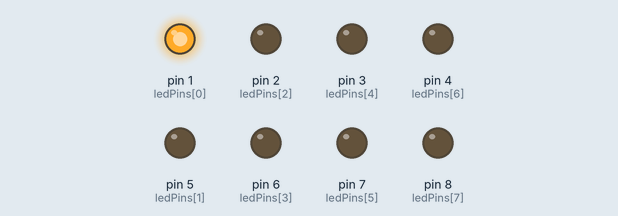
The sketch below on a simulated Arduino Uno, built with avr-gcc and run on an emulated ATmega328P. Shown: output pins drawn as LEDs (lit = HIGH).

Above: at 0.1 s.
At 1.6 s:
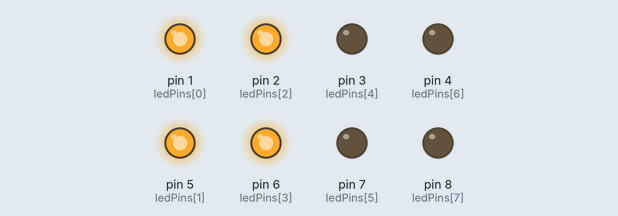
At 3.1 s:
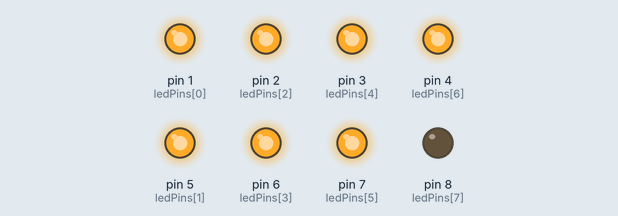
At 7.1 s:
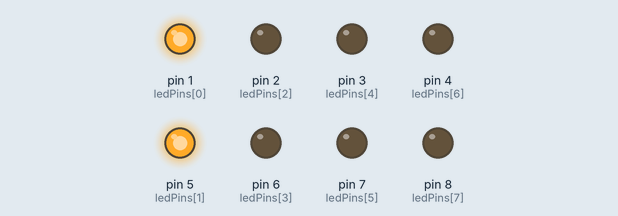
At 15.1 s:
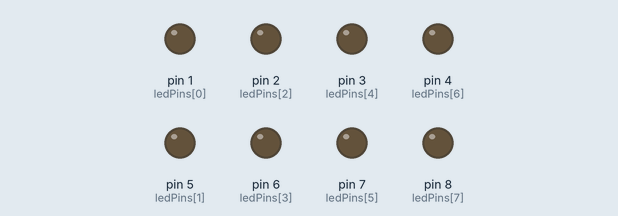
At 36.9 s:
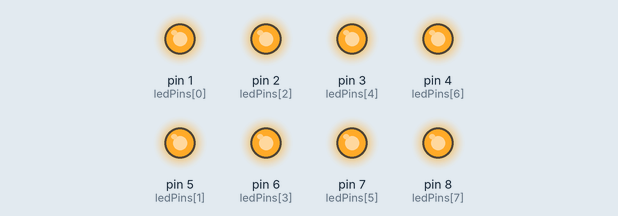
Timing chart, 0 to 40.0 s (numbered marks = the images above):
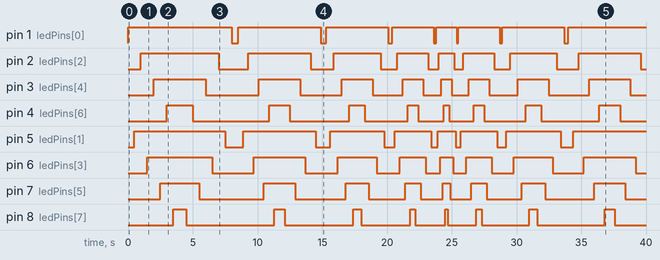

The sketch:

lab-01-leds.ino
```cpp
/*
-----------------------------------------------------------------
Name: 8 Leds - Written by Mr.K 2021.10.16
Purpose: To make 8 LEDS light on and off one after another
in a continuous loop using for loops and variables.

Author: Siddharth Nema
Created: 2021.10.27
Updated: 2021.10.27
-----------------------------------------------------------------
*/

int ledPins[] = {1, 5, 2, 6, 3, 7, 4, 8};                    // array to hold pin numbers
int delayTimes[] = {500, 400, 300, 200, 100, 200, 300, 400}; // array of the delay times required

void setup()
{
    // set all LED pins as outputs
    for (int i = 0; i <= 7; i++)
    {
        pinMode(ledPins[i], OUTPUT);
    }
}

void loop()
{
    // loop through all the delay times in delayTimess array
    for (int k = 0; k <= 7; k++)
    {
        // turn LEDs on, one at a time with delay of delayTimes[k]
        for (int i = 0; i <= 7; i++)
        {
            digitalWrite(ledPins[i], HIGH);
            delay(delayTimes[k]);
        }

        // turn LEDs off, one at a time with delay of delayTimes[k]
        for (int j = 8; j >= 0; j--)
        {
            digitalWrite(ledPins[j], LOW);
            delay(delayTimes[k]);
        }
    }
}
```

Measured:
- by itself, pin 1 (ledPins[0]): LOW → HIGH at 0.00 s, → LOW 8.0 s later, → HIGH 0.50 s later, → LOW 6.4 s later, … (15 changes in this stretch)
- by itself, pin 2 (ledPins[2]): LOW → HIGH at 1.0 s, → LOW 6.0 s later, → HIGH 2.3 s later, → LOW 4.8 s later, … (16 changes in this stretch)
- by itself, pin 3 (ledPins[4]): LOW → HIGH at 2.0 s, → LOW 4.0 s later, → HIGH 4.1 s later, → LOW 3.2 s later, … (16 changes in this stretch)
- by itself, pin 4 (ledPins[6]): LOW → HIGH at 3.0 s, → LOW 2.0 s later, → HIGH 5.9 s later, → LOW 1.6 s later, … (16 changes in this stretch)
- by itself, pin 5 (ledPins[1]): LOW → HIGH at 0.50 s, → LOW 7.0 s later, → HIGH 1.4 s later, → LOW 5.6 s later, … (15 changes in this stretch)
- by itself, pin 6 (ledPins[3]): LOW → HIGH at 1.5 s, → LOW 5.0 s later, → HIGH 3.2 s later, → LOW 4.0 s later, … (16 changes in this stretch)
- by itself, pin 7 (ledPins[5]): LOW → HIGH at 2.5 s, → LOW 3.0 s later, → HIGH 5.0 s later, → LOW 2.4 s later, … (16 changes in this stretch)
- by itself, pin 8 (ledPins[7]): LOW → HIGH at 3.5 s, → LOW 1.0 s later, → HIGH 6.8 s later, → LOW 0.80 s later, … (16 changes in this stretch)
